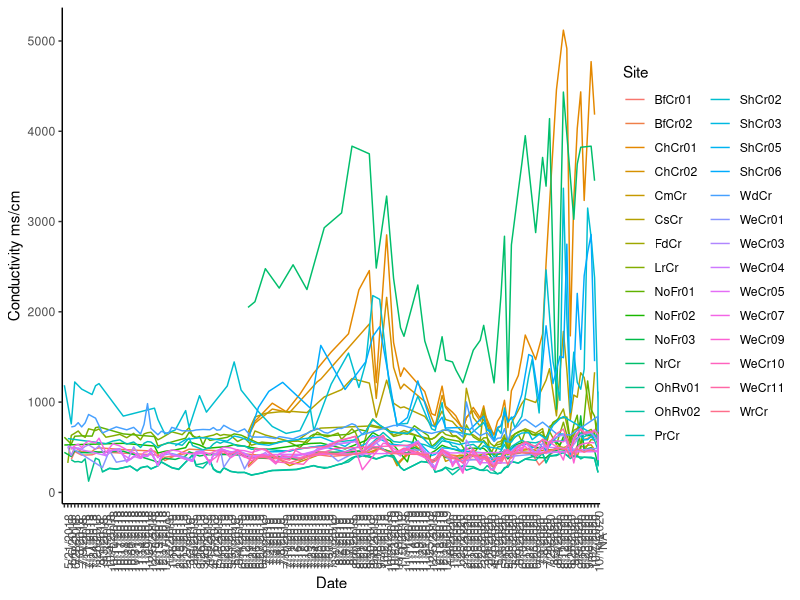
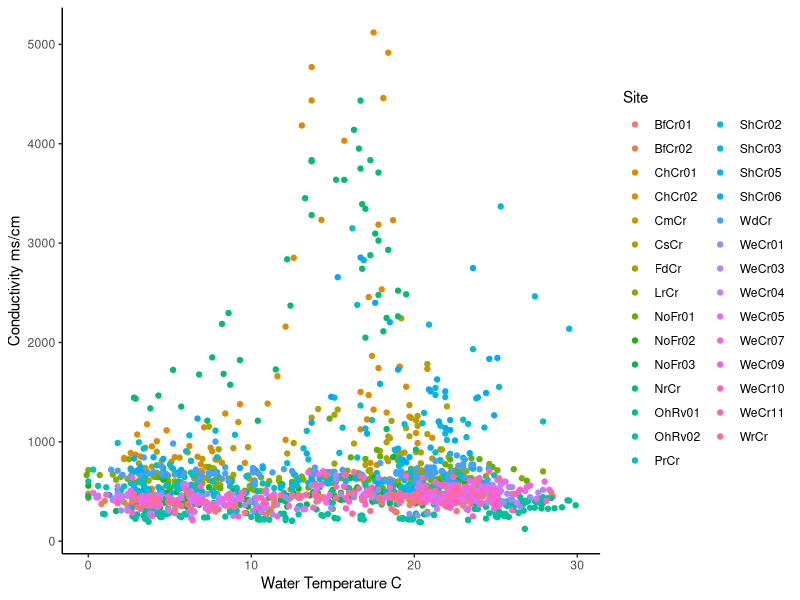
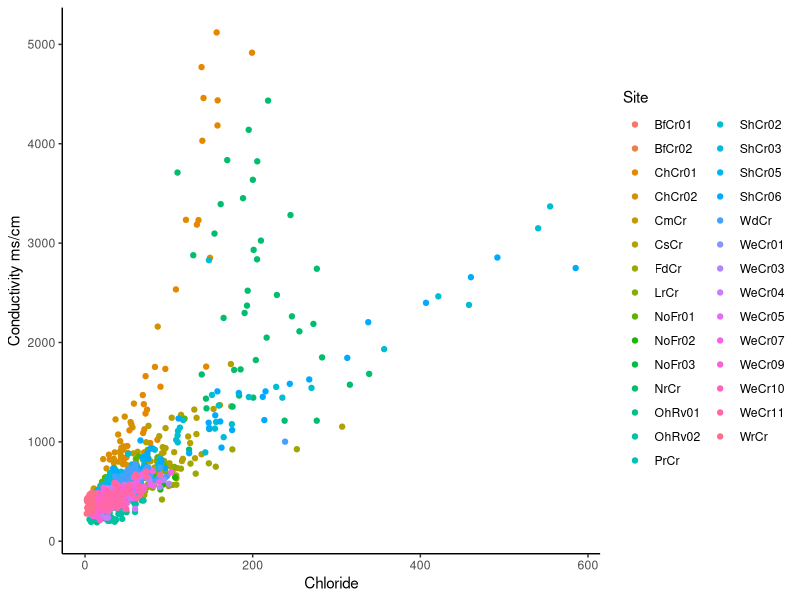

Reproduce these figures in R, in order.
waterchem2 <- read.csv("Water Chem.csv")

library(ggplot2)

levels(waterchem2$Date)
waterchem2$Date <- factor(waterchem2$Date, levels = c("2/7/18", "2/10/18", "2/20/18", "3/9/18","3/24/18","3/25/18",
                                          "4/2/18", "4/9/18", "4/12/18","4/13/18","4/16/18", "4/20/18", "5/21/2018",
                                          "6/6/2018", "6/28/2018", "7/3/2018", "7/9/2018", "7/11/2018", "7/17/2018", 
                                          "7/24/2018",  "7/26/2018", "8/7/2018", "9/3/2018", "10/3/2018", "10/4/2018",
                                          "10/10/2018", "10/11/2018", "10/17/2018", "10/18/2018", "10/24/2018",
                                          "10/30/2018", "10/31/2018", "11/01/2018", "11/05/2018", "11/07/2018", 
                                          "11/08/2018", "11/13/2018", "11/14/2018", "11/20/2018", "11/29/2018", 
                                          "12/5/2018", "12/10/2018", "12/13/2018", "12/17/2018", "12/27/2018", 
                                          "1/3/2019", "1/16/2019", "1/29/2019", "2/15/2019",  "2/19/2019", "2/27/2019", 
                                          "3/3/2019", "3/6/2019", "3/12/2019", "3/26/2019", "3/29/2019", "4/9/2019", 
                                          "4/12/2019", "4/16/2019", "5/2/2019", "5/16/2019", "5/22/2019", "5/29/2019",  
                                          "5/31/2019", "6/3/2019", "6/4/2019", "6/11/2019",  "6/12/2019",  "6/19/2019",
                                          "6/21/2019",  "6/26/2019", "6/27/2019",  "6/28/2019", "7/1/2019",  "7/2/2019",
                                          "7/3/2019",  "7/4/2019", "7/8/2019", "7/9/2019", "7/10/2019", "7/11/2019", 
                                          "7/12/2019",  "7/16/2019", "7/17/2019",  "7/18/2019",  "7/19/2019",   "7/23/2019", 
                                          "7/24/2019",  "7/25/2019",  "7/26/2019",  "7/29/2019",  
                                          "7/30/2019",  "7/31/2019", "8/1/2019",   "8/2/2019", "8/5/2019",   "8/6/2019",
                                          "8/7/2019",   "8/8/2019", "8/20/2019",  "8/21/2019", "8/22/2019",  "8/28/2019",  
                                          "8/30/2019", "9/8/2019", "9/18/2019", "9/30/2019", "10/2/2019", "10/3/2019",
                                          "10/21/2019", "10/23/2019", "10/28/2019", "11/1/2019", "11/4/2019", "11/11/2019", 
                                          "11/13/2019","11/14/2019", "11/16/2019", "11/19/2019","11/20/2019", "11/21/2019", 
                                          "11/25/2019", "12/5/2019","12/11/2019", "12/18/2019", "12/19/2019", "12/26/2019",   
                                          "1/8/2020", "1/10/2020", "1/20/2020","1/28/2020", "2/5/2020", 
                                          "2/10/2020", "2/18/2020", "2/20/2020",  "2/25/2020", "2/28/2020", "3/4/2020",
                                          "3/9/2020", "3/26/2020", "4/10/2020", "5/1/2020", "5/8/2020", "5/13/2020",
                                          "5/20/2020", "5/28/2020", "6/5/2020", "6/9/2020", "6/10/2020", "6/17/2020",
                                          "6/22/2020", "6/23/2020", "6/29/2020", "7/1/2020", "7/8/2020", "7/9/2020",
                                          "7/29/2020", "8/3/2020", "8/4/2020", "8/11/2020", "8/12/2020", "8/19/2020",
                                          "8/26/2020", "9/2/2020", "9/9/2020", "9/16/2020", "9/23/2020", "9/30/2020",
                                          "10/2/2020", "10/7/2020", "10/14/2020"))

ggplot(waterchem2,aes(x = Date ,y = Conductivity, colour = Site, group = Site)) + 
  geom_line() +
  theme_classic() +
  theme(axis.text.x = element_text(angle = 90)) +
  labs(y = "Conductivity ms/cm", x = "Date")
##somethings messed up in the sheet that i need to fix
##at the end of the graph where the dates should end there is N/A so it messes it up
##but this is the gist of how i did the time series




ggplot(waterchem2,aes(x = Water.Temp ,y = Conductivity, colour = Site, group = Site)) + 
  geom_point() +
  theme_classic() +
  labs(y = "Conductivity ms/cm", x = "Water Temperature C")

ggplot(waterchem2,aes(x = Chloride ,y = Conductivity, colour = Site, group = Site)) + 
  geom_point() +
  theme_classic() +
  labs(y = "Conductivity ms/cm", x = "Chloride")



